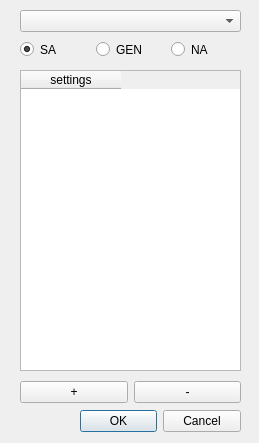
<?xml version="1.0" encoding="UTF-8"?>
<ui version="4.0">
 <class>Dialog</class>
 <widget class="QDialog" name="Dialog">
  <property name="windowModality">
   <enum>Qt::ApplicationModal</enum>
  </property>
  <property name="geometry">
   <rect>
    <x>0</x>
    <y>0</y>
    <width>259</width>
    <height>443</height>
   </rect>
  </property>
  <property name="windowTitle">
   <string>Dialog</string>
  </property>
  <property name="modal">
   <bool>true</bool>
  </property>
  <widget class="QDialogButtonBox" name="buttonBox">
   <property name="geometry">
    <rect>
     <x>80</x>
     <y>410</y>
     <width>161</width>
     <height>23</height>
    </rect>
   </property>
   <property name="standardButtons">
    <set>QDialogButtonBox::Cancel|QDialogButtonBox::Ok</set>
   </property>
  </widget>
  <widget class="QComboBox" name="testListCombo">
   <property name="geometry">
    <rect>
     <x>20</x>
     <y>10</y>
     <width>221</width>
     <height>22</height>
    </rect>
   </property>
  </widget>
  <widget class="QTableWidget" name="initInstrTable">
   <property name="geometry">
    <rect>
     <x>20</x>
     <y>70</y>
     <width>221</width>
     <height>301</height>
    </rect>
   </property>
   <column>
    <property name="text">
     <string>settings</string>
    </property>
   </column>
  </widget>
  <widget class="QWidget" name="layoutWidget">
   <property name="geometry">
    <rect>
     <x>20</x>
     <y>40</y>
     <width>221</width>
     <height>19</height>
    </rect>
   </property>
   <layout class="QHBoxLayout" name="horizontalLayout">
    <item>
     <widget class="QRadioButton" name="radioButton">
      <property name="text">
       <string>SA</string>
      </property>
      <property name="checked">
       <bool>true</bool>
      </property>
     </widget>
    </item>
    <item>
     <widget class="QRadioButton" name="radioButton_2">
      <property name="text">
       <string>GEN</string>
      </property>
     </widget>
    </item>
    <item>
     <widget class="QRadioButton" name="radioButton_3">
      <property name="text">
       <string>NA</string>
      </property>
     </widget>
    </item>
   </layout>
  </widget>
  <widget class="QWidget" name="">
   <property name="geometry">
    <rect>
     <x>20</x>
     <y>380</y>
     <width>221</width>
     <height>25</height>
    </rect>
   </property>
   <layout class="QHBoxLayout" name="horizontalLayout_2">
    <item>
     <widget class="QPushButton" name="addBtn">
      <property name="text">
       <string>+</string>
      </property>
     </widget>
    </item>
    <item>
     <widget class="QPushButton" name="delBtn">
      <property name="text">
       <string>-</string>
      </property>
     </widget>
    </item>
   </layout>
  </widget>
 </widget>
 <resources/>
 <connections/>
</ui>
